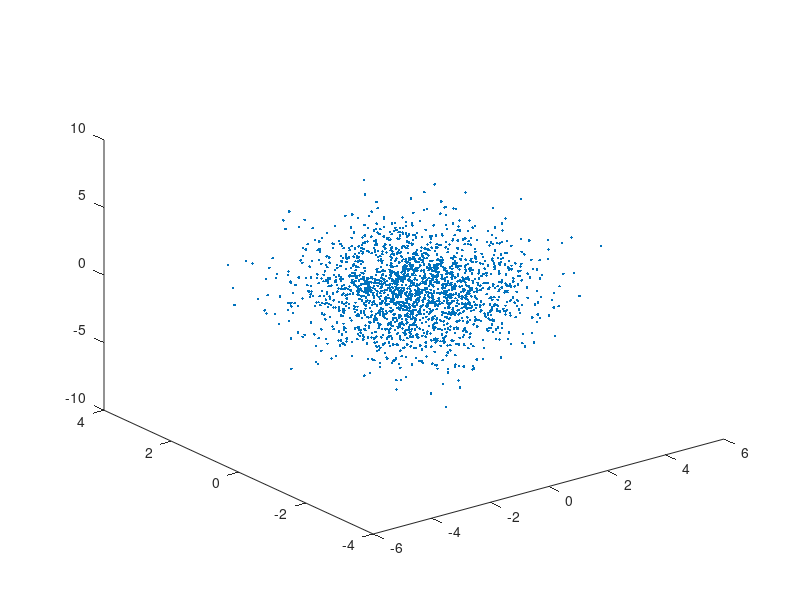
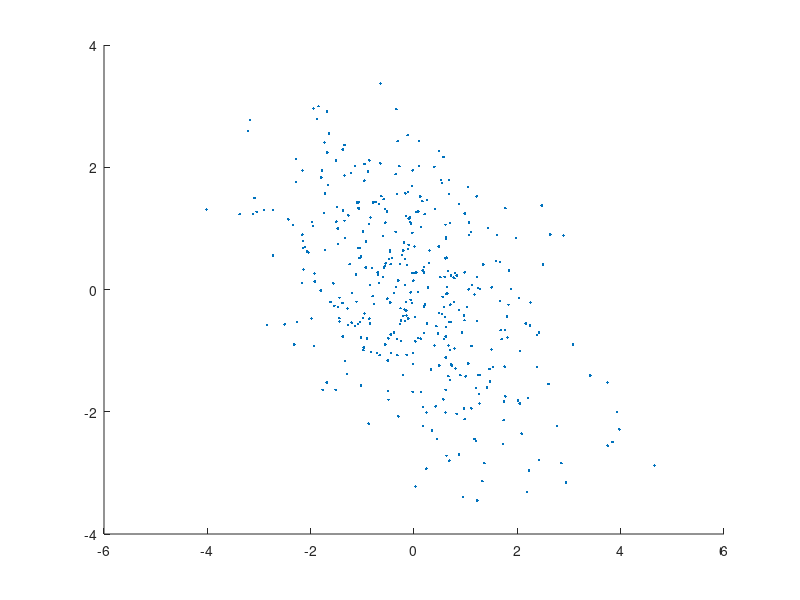

These figures' MATLAB source, in order: (Note: this script raises an error after producing the figures.)
function [] = assignment08()

%% Exercise 3

Sigma=[2 0 0;0 1 0;0 0 4];
mu=[0,0,0];
n = 2000;

X = GenerateData(Sigma, mu, n);

plot3(X(:,1), X(:,2), X(:,3), '.')

v = sqrt(2)/2 * [ 1, 1; -1, 1 ];
d = [ 3, 0; 0, 1 ];

Sigma = v * d * v';
mu = [0 0];

X = GenerateData(Sigma, mu, 400);
figure;
hold on;
plot(X(:,1), X(:,2), '.');

%% Exercise 4

% Sigma already has this value: Sigma = [2,-1;-1,2];
mu = [1, 1];

X= GenerateData(Sigma, mu, 500);
[V, D] = PCA(X)

[V, D] = eig(Sigma)

% one can see that up to an error below 10 % these values agree

%% Exercise 5

[x_train, y_train, x_test, y_test] = loadUSPSData();
[V, D] = PCA(x_train(y_train==5,:));
eigenvalues = D * ones(size(D, 1), 1);
[~, largestIndices] = sort(eigenvalues, 'descend');
figure;
principalComponent = V(:, largestIndices(1));
drawNumber(principalComponent);
figure;
secondComponent = V(:, largestIndices(2));
drawNumber(secondComponent);
end

function [X] = GenerateData(Sigma, mu, n)

S1 = chol(Sigma);
X = repmat(mu,n,1) + randn(n,size(Sigma,1))*S1;

end
